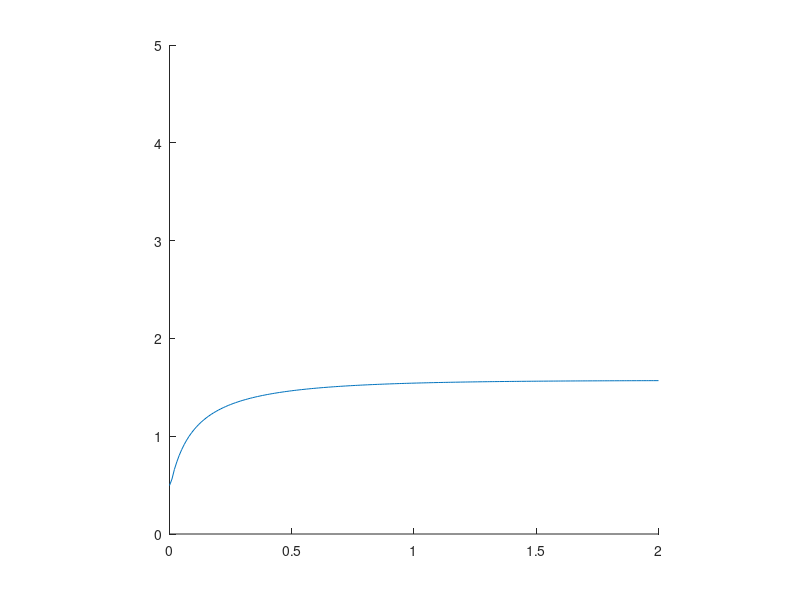

Write MATLAB code to recreate this figure. (Note: this script raises an error after producing the figure.)
clear all; clc;
L = 2;
theta = 0;
H = 4;
theta_d = asin(H/(2*L));
dt = 0.01;
i=0;

Kp = 0.1;
Ki = 0.1;
Kd = 0.001;
integral = 0;
lastError = 0;
result=zeros();
t_ = 0:dt:2;

for t = t_
    axis([-2 3 0 5])
    axis square
    
    cla;
    i=i+1;
    
    error = theta_d-theta;
    pControl = Kp * error;
    integral = integral + error * dt;
    iControl = Ki * integral;
    dControl = Kd * (error-lastError)/dt;

    lastError = error;
    pidControl = pControl + iControl + dControl;
    
    theta = theta + pidControl * error;
    fprintf("%d\n",2*L*sin(theta));
    result(i)=theta;
    
    x1 = 0;                 y1 = 0;
    x2 = L*cos(theta);      y2 = L*sin(theta);
    x3 = 0;                 y3 = 2*L*sin(theta);
    
    L1x=[x1 x2];            L1y=[y1 y2];
    L2x=[x2 x3];            L2y=[y2 y3];
    
    line(L1x,L1y,'color','blue','LineWidth',2)
    line(L2x,L2y,'color','red','LineWidth',2)
    hold on;
    plot(x2,y2,'o','MarkerFaceColor','black','MarkerSize',10)
    
    pause(0.01)
end

cla;
axis([0,2,0,5])
plot(t_,result);
hold on;
fplot(asin(H/(2*L)));